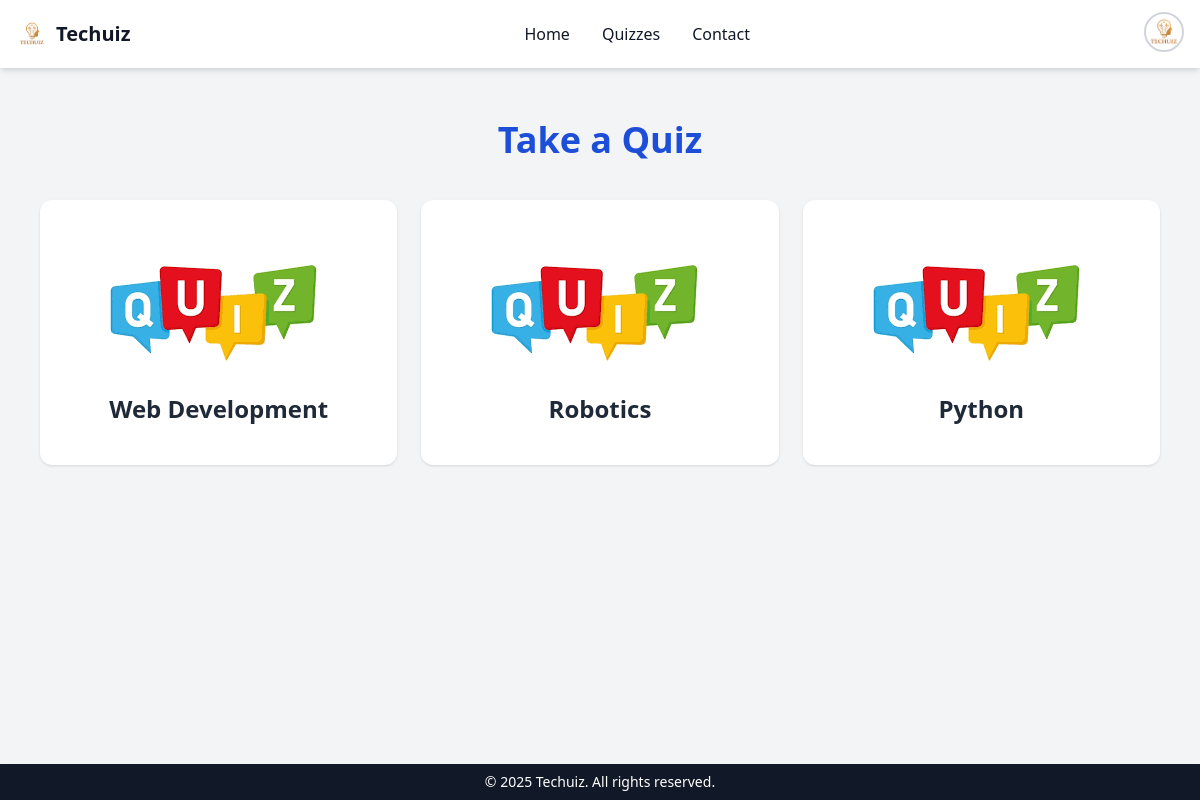
The app's page /quizzes/ (signed in) with its own data.
### quiz/models.py (models this page shows, shortened)
class BaseModel(models.Model):
    uid = models.UUIDField(primary_key=True,default=uuid.uuid4)
    created_at = models.DateTimeField(auto_now_add=True)
    updated_at = models.DateTimeField(auto_now=True)
    class Meta:
        abstract = True

class Category(BaseModel):
    category_name = models.CharField(max_length=50)

### quiz/views.py (the view)
# urls.py: path('quizzes/',views.quizzes, name='quizzes'),
@login_required(login_url ='/login/')
def quizzes(request):
    context = {
        'categories' : Category.objects.all(),
    }
    return render(request, 'quizzes.html',context)

### quiz/templates/quizzes.html
{% extends "base.html" %}
{% load static %}
{% block content %}
<div class="max-w-6xl mx-auto px-4 py-10">
  <h1 class="text-4xl font-bold text-center text-blue-700 mb-10">Take a Quiz</h1>
  <div class="grid grid-cols-1 md:grid-cols-3 gap-6">
    {% for category in categories %}
    <a href="{% url 'category' category.category_name %}"><div class="bg-white rounded-2xl p-6 rounded-xl shadow hover:shadow-xl hover:m-1 transition p-6">
        <img src='{% static "images/quiz.png" %}' alt="Quiz">
      <h2 class="text-2xl font-semibold text-gray-800 mb-4 text-center">{{ category.category_name }}</h2>
    </div></a>
    {% endfor %}
  </div>
</div>
{% endblock %}

### records on screen
Category: category_name "Web Development"
Category: category_name "Robotics"
Category: category_name "Python"
